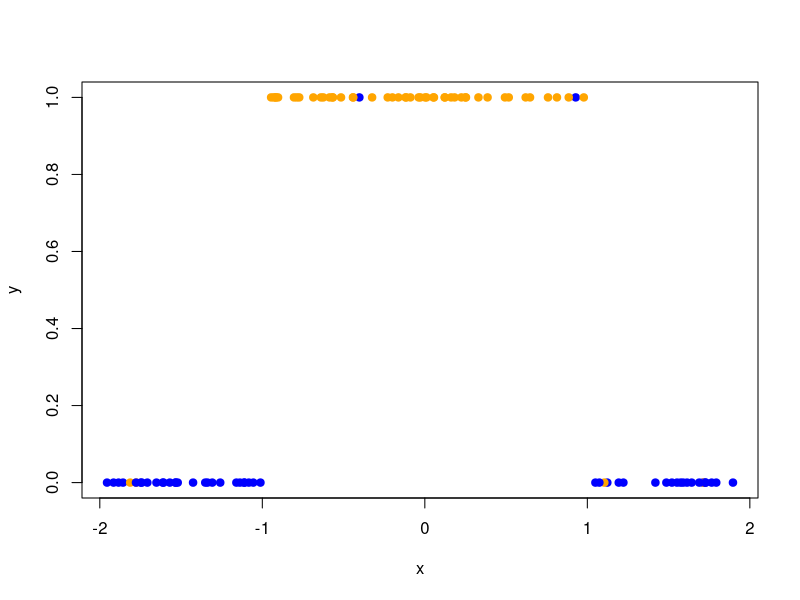
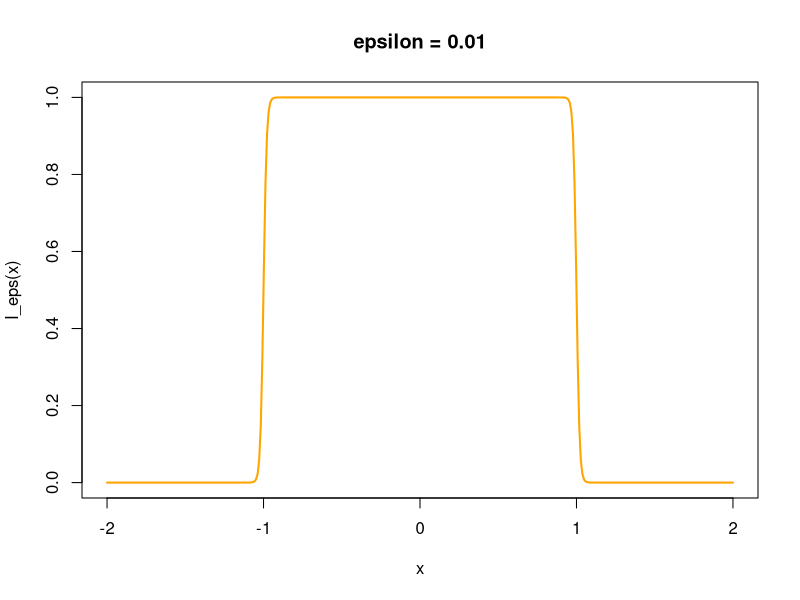

Source code (R) for these figures, in order:
## ---- chunk 1
# definition du taux alpha
  alpha <- 0.95

# echantillonner 100 points au hasard
  x <- runif(100, -2, 2)
  
# condition d'échantillonnage dans l'intervalle (-1,+1) 
  y <- x > -1  &  x < 1

# génération des classes 'bleue' ou 'orange'   
  cl <-  NULL
  cl[y] <- sample(c("blue","orange"), sum(y), prob = c(1-alpha, alpha), replace = TRUE)
  cl[!y] <- sample(c("blue","orange"), sum(!y), prob = c(alpha, 1-alpha), replace = TRUE)  

  plot(x, y, pch = 19, col = cl)
## ---- chunk 2
mean((x < 1) != (cl == "orange"))
## ---- chunk 3
  sigmoid <- function(x) 1/(1+exp(-x))

  I_eps <- function(x, epsilon = 0.01){ 
            sigmoid((1-x)/epsilon) + sigmoid((x+1)/epsilon) - 1
    }
  
  x <-  seq(-2,2,length = 400)
  plot(x, I_eps(x), type = "l", lwd = 2, col = "orange", main ="epsilon = 0.01")
